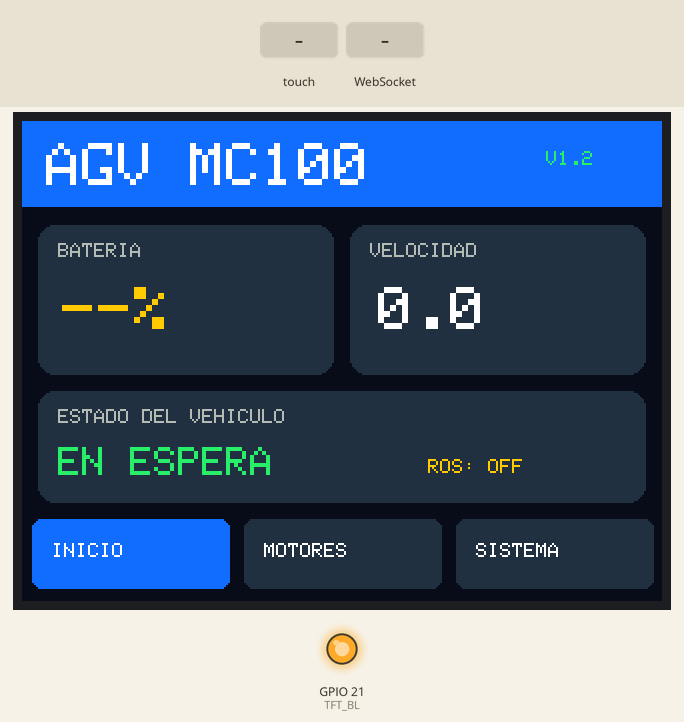
Simulated run of this sketch. Board: ESP32. On the bench: 320×240 colour display, output pins drawn as LEDs (lit = HIGH). The inputs (shaded band) are chosen by the test bench. WiFi joins after 1.5 s; servers stay silent unless stated; what the sketch prints to the serial monitor is not drawn.

Above: at 1.4 s.
1.5 s: touch panel pressed at 13 % / 10 % of its raw x / y range
At 3.3 s:
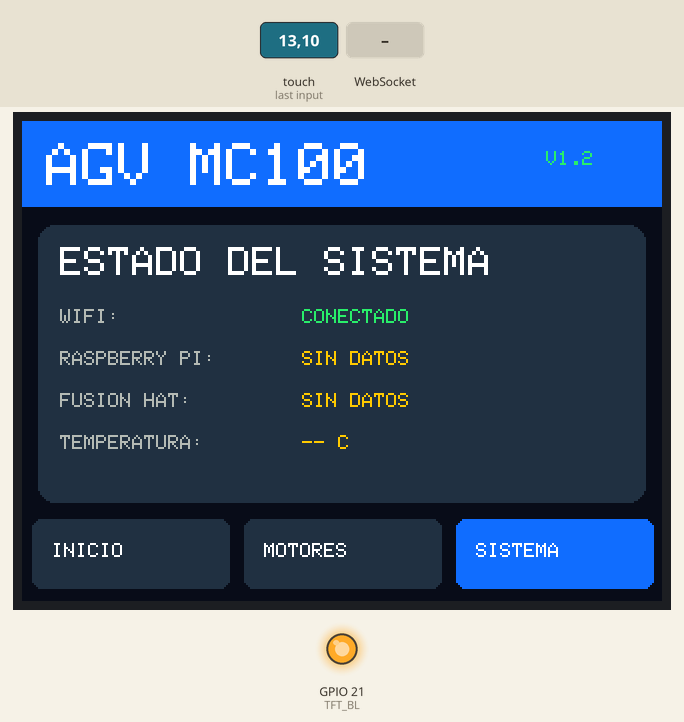
3.6 s: WebSocket text "1" received
At 5.0 s:
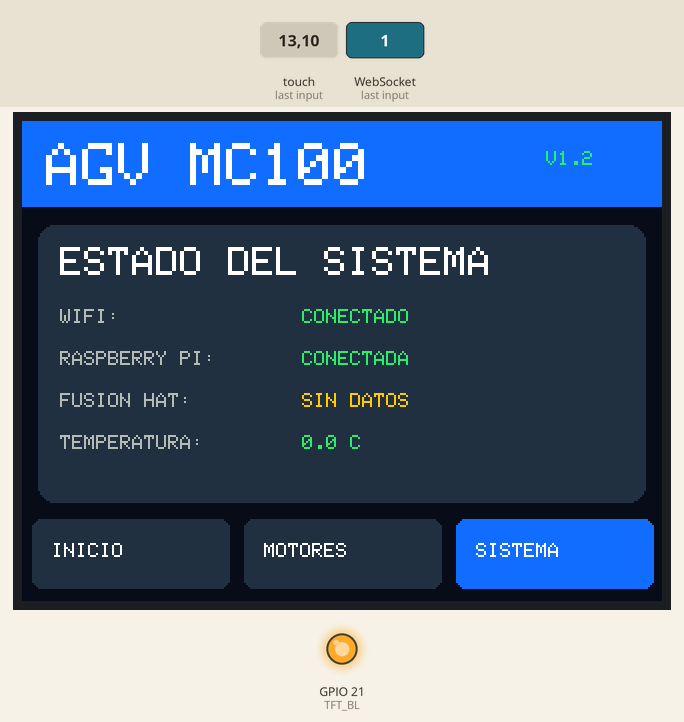
5.6 s: touch panel pressed at 38 % / 10 % of its raw x / y range
At 6.9 s:
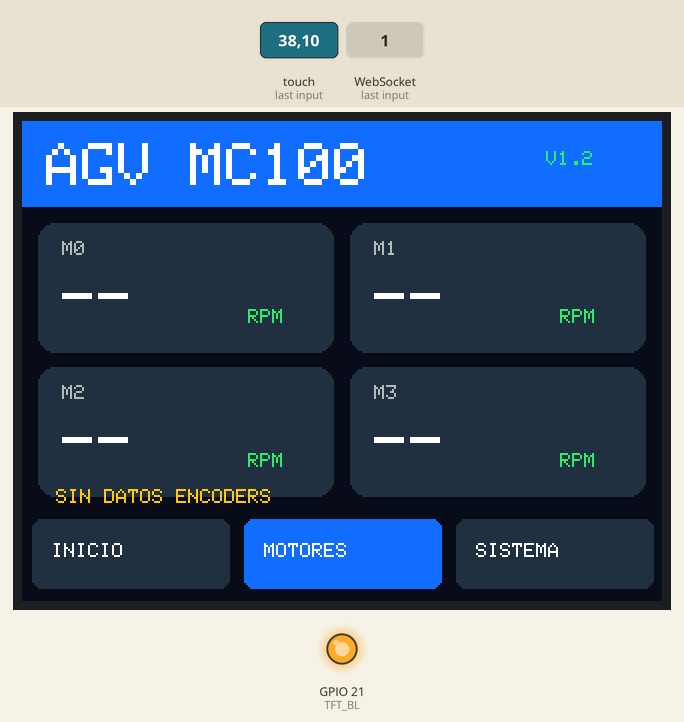
7.2 s: touch panel pressed at 87 % / 10 % of its raw x / y range
At 8.5 s:
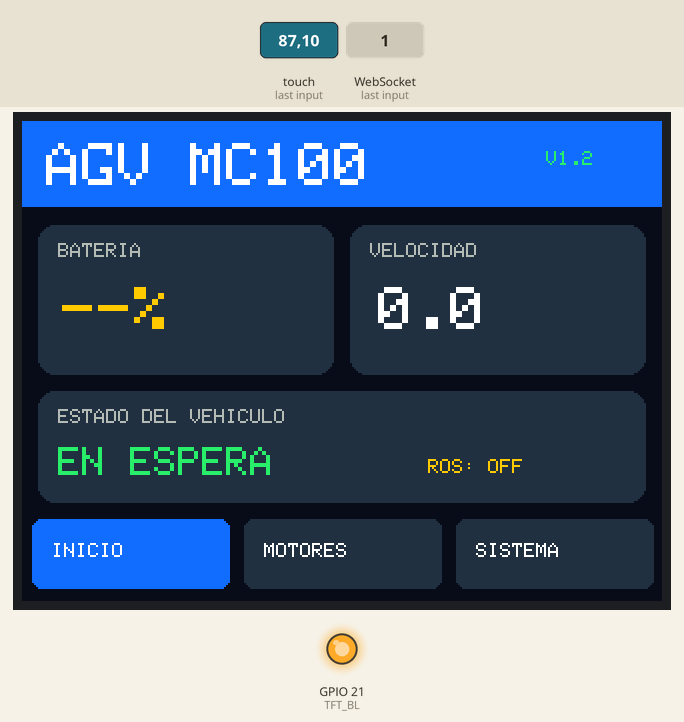
8.8 s: touch panel pressed at 62 % / 10 % of its raw x / y range
At 9.6 s:
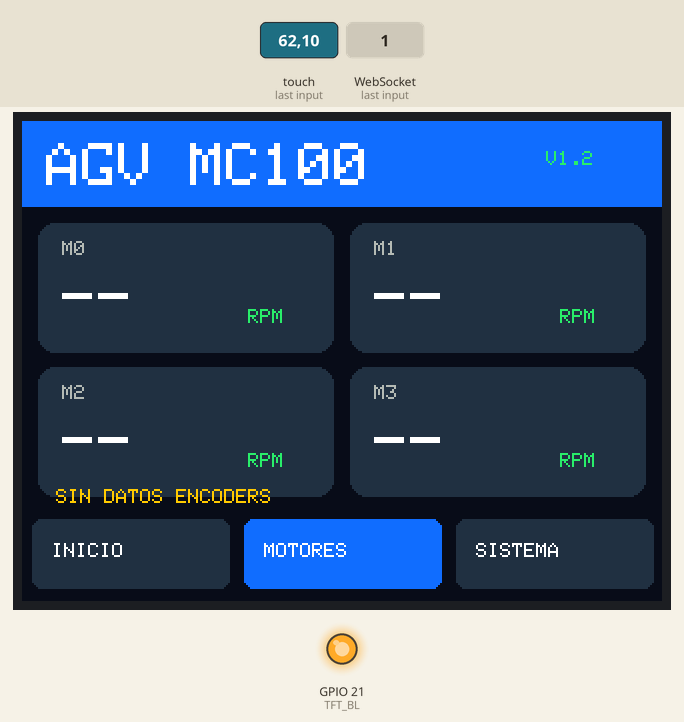
10.4 s: touch panel pressed at 13 % / 10 % of its raw x / y range
At 11.3 s:
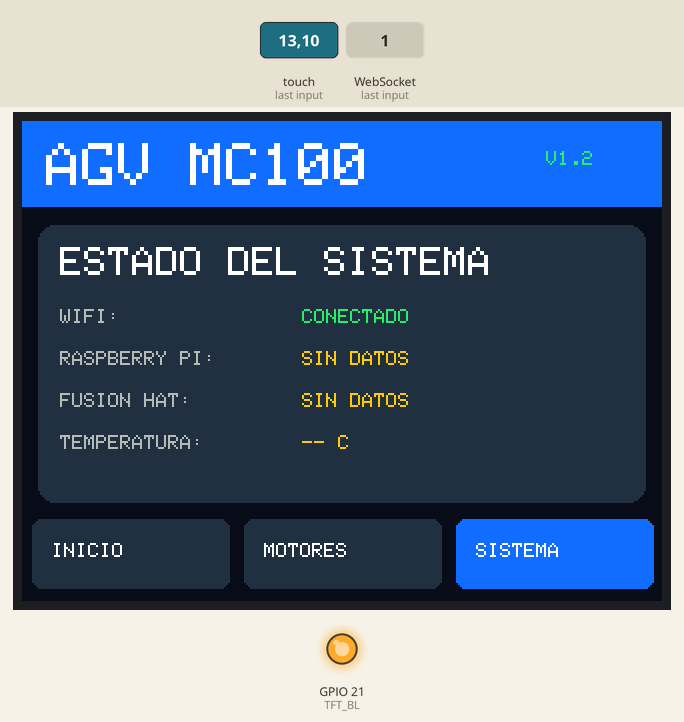
Timing chart, 0 to 13.0 s (numbered marks = the images above; inputs shaded):
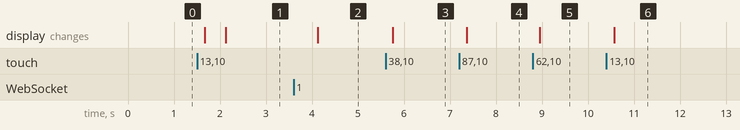

The sketch:

PANTALLA_AGV_ESP32E28.ino
```cpp
#include <SPI.h>
#include <WiFi.h>
#include <math.h>
#include <WebSocketsClient.h>
#include <ArduinoJson.h>
#include <Adafruit_GFX.h>
#include <Adafruit_ST7789.h>
#include <XPT2046_Touchscreen.h>

// =============================================
// AGV MC100 - PANEL TACTIL V1.2
// ESP32E 2.8" - ST7789 + XPT2046
// Raspberry Pi 5 + Fusion HAT+
// Sin control de motores
// =============================================

// Pines LCD confirmados
#define TFT_CS    15
#define TFT_DC     2
#define TFT_MOSI  13
#define TFT_MISO  12
#define TFT_SCLK  14
#define TFT_BL    21

// Pines tactiles confirmados
#define TOUCH_CS    33
#define TOUCH_IRQ   36
#define TOUCH_SCLK  25
#define TOUCH_MOSI  32
#define TOUCH_MISO  39

// Hardware
Adafruit_ST7789 tft(&SPI, TFT_CS, TFT_DC, -1);
SPIClass touchSPI(HSPI);
XPT2046_Touchscreen touch(TOUCH_CS, TOUCH_IRQ);

// Pantalla
const int ANCHO = 320;
const int ALTO = 240;

// Colores
const uint16_t FONDO    = 0x0863;
const uint16_t TARJETA  = 0x2188;
const uint16_t AZUL     = 0x137F;
const uint16_t VERDE    = 0x2F6D;
const uint16_t BLANCO   = 0xFFFF;
const uint16_t GRIS     = 0xB5D6;
const uint16_t AMARILLO = 0xFE40;

// =============================================
// CONFIGURACION DE RED
// =============================================

#include "secrets.h"
const char* RPI_IP = "192.168.1.11";
const uint16_t RPI_PUERTO = 8765;

WebSocketsClient webSocket;

// =============================================
// PAGINAS
// =============================================

enum Pagina {
  INICIO,
  MOTORES,
  SISTEMA
};

Pagina paginaActual = INICIO;

// =============================================
// DATOS DEL AGV
// =============================================

// Datos reales
int bateria = -1;
float voltajeBateria = 0.0;
String estadoBateria = "";
float temperaturaCPU = 0.0;

bool raspberryConectada = false;
bool fusionHatConectada = false;

// RPM recibidas del servidor; -1 significa sin lectura valida.
float velocidad = 0.0; // Sin conversion a velocidad lineal calibrada.
float rpm[4] = {-1, -1, -1, -1};
bool picoConectada = false;

// Control de actualizaciones
unsigned long ultimaRecepcion = 0;
unsigned long ultimaPantalla = 0;

const unsigned long TIMEOUT_DATOS = 5000;

// =============================================
// VALIDAR COMUNICACION
// =============================================

bool datosActuales() {
  return WiFi.status() == WL_CONNECTED &&
         raspberryConectada &&
         ultimaRecepcion != 0 &&
         millis() - ultimaRecepcion < TIMEOUT_DATOS;
}

bool bateriaDisponible() {
  return datosActuales() &&
         fusionHatConectada &&
         bateria >= 0;
}

// =============================================
// FUNCIONES GRAFICAS
// =============================================

void texto(
  int x, int y,
  const char* contenido,
  uint16_t color,
  int tamano = 2
) {
  tft.setTextWrap(false);
  tft.setTextColor(color);
  tft.setTextSize(tamano);
  tft.setCursor(x, y);
  tft.print(contenido);
}

void tarjeta(int x, int y, int w, int h) {
  tft.fillRoundRect(x, y, w, h, 8, TARJETA);
}

// =============================================
// CABECERA
// =============================================

void dibujarCabecera() {
  tft.fillRect(0, 0, ANCHO, 43, AZUL);

  texto(12, 11, "AGV MC100", BLANCO, 3);
  texto(262, 15, "V1.2", VERDE, 1);
}

// =============================================
// MENU TACTIL
// =============================================

void dibujarMenu() {

  const char* nombres[3] = {
    "INICIO", "MOTORES", "SISTEMA"
  };

  for (int i = 0; i < 3; i++) {

    int x = 5 + i * 106;

    uint16_t color =
      ((int)paginaActual == i) ? AZUL : TARJETA;

    tft.fillRoundRect(
      x, 199, 99, 35, 5, color
    );

    texto(x + 10, 211, nombres[i], BLANCO, 1);
  }
}

// =============================================
// PAGINA INICIO
// =============================================

void dibujarInicio() {

  tarjeta(8, 52, 148, 75);
  tarjeta(164, 52, 148, 75);

  texto(18, 61, "BATERIA", GRIS, 1);
  texto(174, 61, "VELOCIDAD", GRIS, 1);

  char buffer[30];

  if (bateriaDisponible()) {
    snprintf(buffer, sizeof(buffer), "%d%%", bateria);
  } else {
    snprintf(buffer, sizeof(buffer), "--%%");
  }

  texto(
    20, 83, buffer,
    bateriaDisponible() ? VERDE : AMARILLO, 3
  );

  snprintf(
    buffer, sizeof(buffer), "%.1f", velocidad
  );

  texto(178, 83, buffer, BLANCO, 3);

  tarjeta(8, 135, 304, 56);

  texto(18, 144, "ESTADO DEL VEHICULO", GRIS, 1);
  texto(18, 163, "EN ESPERA", VERDE, 2);
  texto(203, 169, "ROS: OFF", AMARILLO, 1);
}

// =============================================
// PAGINA MOTORES
// =============================================

void dibujarMotores() {

  char buffer[30];

  for (int i = 0; i < 4; i++) {

    int columna = i % 2;
    int fila = i / 2;

    int x = 8 + columna * 156;
    int y = 51 + fila * 72;

    tarjeta(x, y, 148, 65);

    snprintf(buffer, sizeof(buffer), "M%d", i);
    texto(x + 12, y + 9, buffer, GRIS, 1);

    if (datosActuales() && picoConectada && rpm[i] >= 0) {
      snprintf(buffer, sizeof(buffer), "%.1f", rpm[i]);
    } else {
      snprintf(buffer, sizeof(buffer), "--");
    }
    texto(x + 12, y + 26, buffer, BLANCO, 3);

    texto(x + 105, y + 43, "RPM", VERDE, 1);
  }

  texto(17, 184, datosActuales() && picoConectada ? "RPM REALES" : "SIN DATOS ENCODERS",
        datosActuales() && picoConectada ? VERDE : AMARILLO, 1);
}

// =============================================
// PAGINA SISTEMA
// =============================================

void dibujarSistema() {

  tarjeta(8, 52, 304, 139);

  texto(19, 63, "ESTADO DEL SISTEMA", BLANCO, 2);

  bool wifiOK = WiFi.status() == WL_CONNECTED;
  bool piOK = datosActuales();
  bool hatOK = piOK && fusionHatConectada;

  // Wi-Fi
  texto(19, 94, "WIFI:", GRIS, 1);
  texto(
    140, 94,
    wifiOK ? "CONECTADO" : "SIN WIFI",
    wifiOK ? VERDE : AMARILLO, 1
  );

  // Raspberry Pi
  texto(19, 115, "RASPBERRY PI:", GRIS, 1);
  texto(
    140, 115,
    piOK ? "CONECTADA" : "SIN DATOS",
    piOK ? VERDE : AMARILLO, 1
  );

  // Fusion HAT+
  texto(19, 136, "FUSION HAT:", GRIS, 1);
  texto(
    140, 136,
    hatOK ? "CONECTADA" : "SIN DATOS",
    hatOK ? VERDE : AMARILLO, 1
  );

  // Temperatura
  texto(19, 157, "TEMPERATURA:", GRIS, 1);

  char buffer[24];

  if (piOK) {
    snprintf(
      buffer, sizeof(buffer),
      "%.1f C", temperaturaCPU
    );
  } else {
    snprintf(buffer, sizeof(buffer), "-- C");
  }

  texto(
    140, 157, buffer,
    piOK ? VERDE : AMARILLO, 1
  );
}

// =============================================
// DIBUJAR PAGINA COMPLETA
// =============================================

void dibujarPagina() {

  tft.fillScreen(FONDO);

  dibujarCabecera();

  switch (paginaActual) {

    case INICIO:
      dibujarInicio();
      break;

    case MOTORES:
      dibujarMotores();
      break;

    case SISTEMA:
      dibujarSistema();
      break;
  }

  dibujarMenu();
}

// =============================================
// ACTUALIZAR SOLO CONTENIDO
// =============================================

void actualizarPantalla() {

  // Evitamos borrar toda la pantalla y el menu
  if (paginaActual == INICIO) {
    tft.fillRect(8, 52, 304, 139, FONDO);
    dibujarInicio();
  }

  if (paginaActual == MOTORES) {
    tft.fillRect(8, 52, 304, 139, FONDO);
    dibujarMotores();
  }

  if (paginaActual == SISTEMA) {
    tft.fillRect(8, 52, 304, 139, FONDO);
    dibujarSistema();
  }
}

// =============================================
// TACTIL CALIBRADO
// =============================================

void leerTactil(int &x, int &y) {

  TS_Point p = touch.getPoint();

  x = map(p.x, 3551, 346, 16, 303);
  y = map(p.y, 3646, 440, 12, 227);

  x = constrain(x, 0, 319);
  y = constrain(y, 0, 239);
}

// =============================================
// RECEPCION WEBSOCKET
// =============================================

void eventoWebSocket(
  WStype_t tipo,
  uint8_t* payload,
  size_t longitud
) {

  switch (tipo) {

    case WStype_CONNECTED:

      raspberryConectada = true;
      ultimaRecepcion = 0;

      Serial.println("WebSocket conectado");
      break;

    case WStype_DISCONNECTED:

      raspberryConectada = false;
      picoConectada = false;
      for (int i = 0; i < 4; i++) rpm[i] = -1;
      fusionHatConectada = false;
      bateria = -1;
      ultimaRecepcion = 0;

      Serial.println("WebSocket desconectado");
      break;

    case WStype_TEXT: {

      JsonDocument doc;

      DeserializationError error =
        deserializeJson(doc, payload, longitud);

      if (error) {
        Serial.println("Error leyendo JSON");
        break;
      }

      picoConectada = doc["pico_conectada"] | false;
      for (int i = 0; i < 4; i++) {
        char nombre[3];
        snprintf(nombre, sizeof(nombre), "M%d", i);
        JsonVariant valor = doc["encoders"][nombre]["rpm"];
        float lectura = valor.is<float>() ? valor.as<float>() : -1;
        rpm[i] = picoConectada && isfinite(lectura) && lectura >= 0 && lectura <= 2000 ? lectura : -1;
      }

      // Temperatura de Raspberry Pi
      if (!doc["temperatura_cpu"].isNull()) {
        temperaturaCPU =
          doc["temperatura_cpu"].as<float>();
      }

      // Porcentaje de bateria
      if (!doc["bateria"].isNull()) {
        bateria = doc["bateria"].as<int>();
      } else {
        bateria = -1;
      }

      // Voltaje de bateria
      if (!doc["voltaje"].isNull()) {
        voltajeBateria = doc["voltaje"].as<float>();
      } else {
        voltajeBateria = 0.0;
      }

      // Estado de bateria
      estadoBateria =
        doc["estado_bateria"].as<String>();

      // Estado de Fusion HAT+
      fusionHatConectada =
        doc["fusion_hat"].as<bool>();

      ultimaRecepcion = millis();

      // Diagnostico por monitor serie
      Serial.printf(
        "CPU: %.1f C | Bateria: %d%% | Voltaje: %.3f V | Fusion: %s\n",
        temperaturaCPU,
        bateria,
        voltajeBateria,
        fusionHatConectada ? "OK" : "SIN DATOS"
      );

      break;
    }

    default:
      break;
  }
}

// =============================================
// CONFIGURACION INICIAL
// =============================================

void setup() {

  Serial.begin(115200);

  // Retroiluminacion
  pinMode(TFT_BL, OUTPUT);
  digitalWrite(TFT_BL, HIGH);

  // LCD
  SPI.begin(
    TFT_SCLK,
    TFT_MISO,
    TFT_MOSI,
    TFT_CS
  );

  tft.init(240, 320);
  tft.setRotation(1);
  tft.invertDisplay(false);

  // SPI del tactil
  touchSPI.begin(
    TOUCH_SCLK,
    TOUCH_MISO,
    TOUCH_MOSI,
    TOUCH_CS
  );

  touch.begin(touchSPI);
  touch.setRotation(1);

  // Pantalla inicial
  dibujarPagina();

  Serial.println("AGV MC100 - PANEL V1.2");
  Serial.println("Pantalla y tactil iniciados");

  // Wi-Fi
  WiFi.mode(WIFI_STA);
  WiFi.begin(WIFI_SSID, WIFI_PASSWORD);

  // WebSocket Raspberry Pi
  webSocket.begin(RPI_IP, RPI_PUERTO, "/");
  webSocket.onEvent(eventoWebSocket);
  webSocket.setReconnectInterval(3000);
}

// =============================================
// BUCLE PRINCIPAL
// =============================================

void loop() {

  // Mantener comunicacion con la Raspberry
  if (WiFi.status() == WL_CONNECTED) {
    webSocket.loop();
  }

// Actualizar el contenido cada segundo
if (millis() - ultimaPantalla >= 1000) {

  ultimaPantalla = millis();
  actualizarPantalla();
}

  // Leer pulsaciones tactiles
  if (touch.touched()) {

    int x, y;
    leerTactil(x, y);

    Serial.printf("TOUCH X:%d Y:%d\n", x, y);

    if (y >= 199 && y <= 239) {

      Pagina nuevaPagina;

      if (x < 107) {
        nuevaPagina = INICIO;
      }
      else if (x < 213) {
        nuevaPagina = MOTORES;
      }
      else {
        nuevaPagina = SISTEMA;
      }

      if (nuevaPagina != paginaActual) {
        paginaActual = nuevaPagina;
        dibujarPagina();
      }
    }

    // Esperar a soltar la pantalla
    while (touch.touched()) {
      webSocket.loop();
      delay(10);
    }
  }

  delay(20);
}
```

secrets.example.h
```cpp
#pragma once
// Copiar como secrets.h y completar solo en local.
const char* WIFI_SSID = "TU_RED_WIFI";
const char* WIFI_PASSWORD = "TU_CLAVE_WIFI";
```

Measured:
- after the input at 1.5 s, the display: first changes after 0.16 s (image 1 shows a later state)
- after the input at 3.6 s, the display: changes after 0.53 s (image 2)
- after the input at 5.6 s, the display: changes after 0.15 s (image 3)
- after the input at 7.2 s, the display: changes after 0.16 s (image 4)
- after the input at 8.8 s, the display: changes after 0.15 s (image 5)
- after the input at 10.4 s, the display: changes after 0.17 s (image 6)
